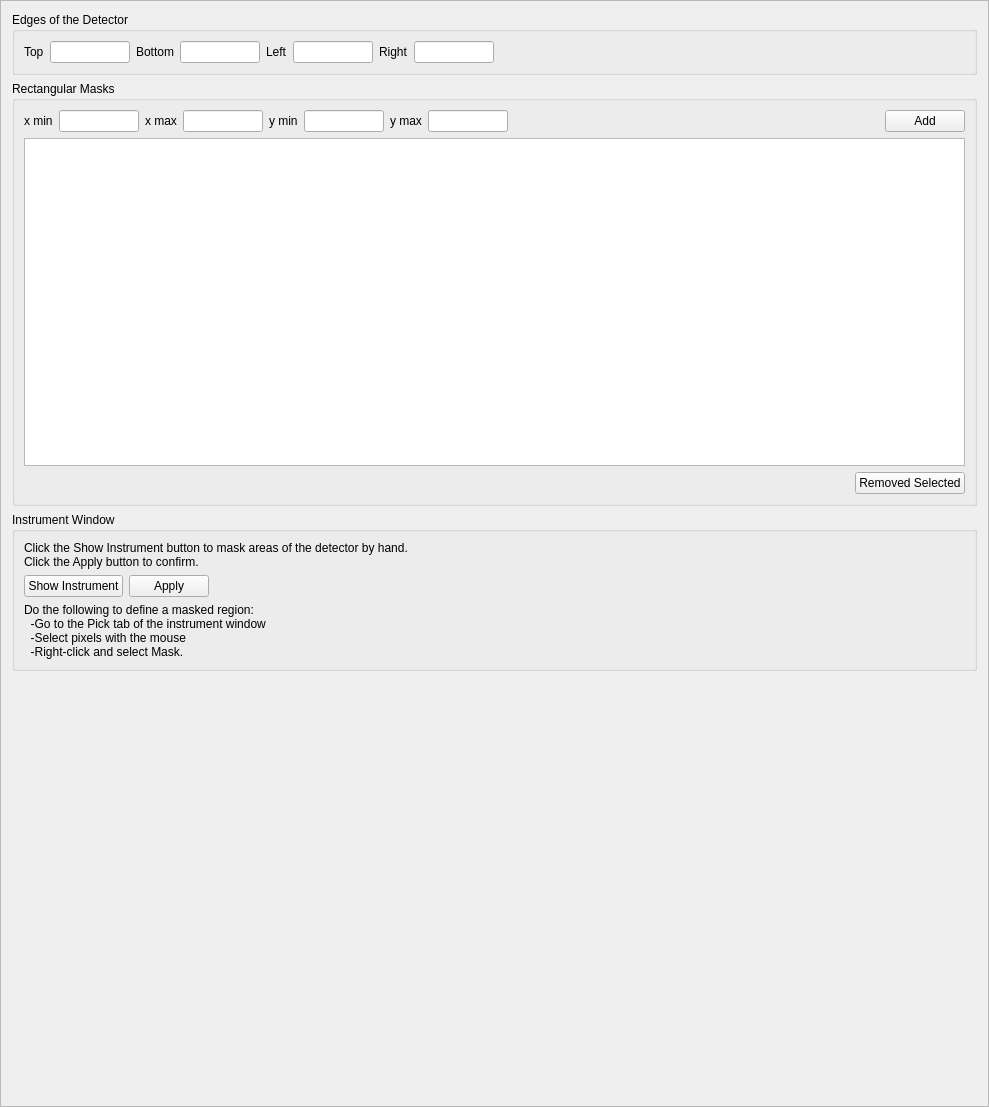
<?xml version="1.0" encoding="UTF-8"?>
<ui version="4.0">
 <class>Frame</class>
 <widget class="QFrame" name="Frame">
  <property name="geometry">
   <rect>
    <x>0</x>
    <y>0</y>
    <width>989</width>
    <height>1107</height>
   </rect>
  </property>
  <property name="sizePolicy">
   <sizepolicy hsizetype="Expanding" vsizetype="Expanding">
    <horstretch>0</horstretch>
    <verstretch>0</verstretch>
   </sizepolicy>
  </property>
  <property name="windowTitle">
   <string>Frame</string>
  </property>
  <property name="frameShape">
   <enum>QFrame::StyledPanel</enum>
  </property>
  <property name="frameShadow">
   <enum>QFrame::Raised</enum>
  </property>
  <layout class="QVBoxLayout" name="verticalLayout">
   <item>
    <widget class="QGroupBox" name="reduction_options_groupbox">
     <property name="title">
      <string>Edges of the Detector</string>
     </property>
     <layout class="QVBoxLayout" name="verticalLayout_3">
      <item>
       <layout class="QGridLayout" name="gridLayout">
        <item row="0" column="1">
         <widget class="QLineEdit" name="top_edit">
          <property name="minimumSize">
           <size>
            <width>80</width>
            <height>0</height>
           </size>
          </property>
          <property name="maximumSize">
           <size>
            <width>80</width>
            <height>16777215</height>
           </size>
          </property>
          <property name="toolTip">
           <string>Enter the number of pixels to be masked from the top of the detector</string>
          </property>
         </widget>
        </item>
        <item row="0" column="0">
         <widget class="QLabel" name="label">
          <property name="text">
           <string>Top</string>
          </property>
         </widget>
        </item>
        <item row="0" column="2">
         <widget class="QLabel" name="label_2">
          <property name="text">
           <string>Bottom</string>
          </property>
         </widget>
        </item>
        <item row="0" column="3">
         <widget class="QLineEdit" name="bottom_edit">
          <property name="minimumSize">
           <size>
            <width>80</width>
            <height>0</height>
           </size>
          </property>
          <property name="maximumSize">
           <size>
            <width>80</width>
            <height>16777215</height>
           </size>
          </property>
          <property name="toolTip">
           <string>Enter the number of pixels to be masked from the bottom of the detector</string>
          </property>
         </widget>
        </item>
        <item row="0" column="4">
         <widget class="QLabel" name="label_3">
          <property name="text">
           <string>Left</string>
          </property>
         </widget>
        </item>
        <item row="0" column="5">
         <widget class="QLineEdit" name="left_edit">
          <property name="minimumSize">
           <size>
            <width>80</width>
            <height>0</height>
           </size>
          </property>
          <property name="maximumSize">
           <size>
            <width>80</width>
            <height>16777215</height>
           </size>
          </property>
          <property name="toolTip">
           <string>Enter the number of pixels to be masked from the left side of the detector</string>
          </property>
         </widget>
        </item>
        <item row="0" column="7">
         <widget class="QLineEdit" name="right_edit">
          <property name="minimumSize">
           <size>
            <width>80</width>
            <height>0</height>
           </size>
          </property>
          <property name="maximumSize">
           <size>
            <width>80</width>
            <height>16777215</height>
           </size>
          </property>
          <property name="toolTip">
           <string>Enter the number of pixels to be masked from the right side of the detector</string>
          </property>
         </widget>
        </item>
        <item row="0" column="6">
         <widget class="QLabel" name="label_4">
          <property name="text">
           <string>Right</string>
          </property>
         </widget>
        </item>
        <item row="0" column="8">
         <spacer name="horizontalSpacer_4">
          <property name="orientation">
           <enum>Qt::Horizontal</enum>
          </property>
          <property name="sizeHint" stdset="0">
           <size>
            <width>40</width>
            <height>20</height>
           </size>
          </property>
         </spacer>
        </item>
       </layout>
      </item>
     </layout>
    </widget>
   </item>
   <item>
    <widget class="QGroupBox" name="geometry_options_groupbox">
     <property name="title">
      <string>Rectangular Masks</string>
     </property>
     <layout class="QVBoxLayout" name="verticalLayout_2">
      <item>
       <layout class="QGridLayout" name="gridLayout_2">
        <item row="0" column="1">
         <widget class="QLineEdit" name="x_min_edit">
          <property name="minimumSize">
           <size>
            <width>80</width>
            <height>0</height>
           </size>
          </property>
          <property name="maximumSize">
           <size>
            <width>80</width>
            <height>16777215</height>
           </size>
          </property>
          <property name="toolTip">
           <string>Enter the detector distance offset in mm.</string>
          </property>
         </widget>
        </item>
        <item row="0" column="0">
         <widget class="QLabel" name="label_5">
          <property name="text">
           <string>x min</string>
          </property>
         </widget>
        </item>
        <item row="0" column="2">
         <widget class="QLabel" name="label_6">
          <property name="text">
           <string>x max</string>
          </property>
         </widget>
        </item>
        <item row="0" column="3">
         <widget class="QLineEdit" name="x_max_edit">
          <property name="minimumSize">
           <size>
            <width>80</width>
            <height>0</height>
           </size>
          </property>
          <property name="maximumSize">
           <size>
            <width>80</width>
            <height>16777215</height>
           </size>
          </property>
          <property name="toolTip">
           <string>Enter the detector distance offset in mm.</string>
          </property>
         </widget>
        </item>
        <item row="0" column="4">
         <widget class="QLabel" name="label_7">
          <property name="text">
           <string>y min</string>
          </property>
         </widget>
        </item>
        <item row="0" column="5">
         <widget class="QLineEdit" name="y_min_edit">
          <property name="minimumSize">
           <size>
            <width>80</width>
            <height>0</height>
           </size>
          </property>
          <property name="maximumSize">
           <size>
            <width>80</width>
            <height>16777215</height>
           </size>
          </property>
          <property name="toolTip">
           <string>Enter the detector distance offset in mm.</string>
          </property>
         </widget>
        </item>
        <item row="0" column="7">
         <widget class="QLineEdit" name="y_max_edit">
          <property name="minimumSize">
           <size>
            <width>80</width>
            <height>0</height>
           </size>
          </property>
          <property name="maximumSize">
           <size>
            <width>80</width>
            <height>16777215</height>
           </size>
          </property>
          <property name="toolTip">
           <string>Enter the detector distance offset in mm.</string>
          </property>
         </widget>
        </item>
        <item row="0" column="6">
         <widget class="QLabel" name="label_8">
          <property name="text">
           <string>y max</string>
          </property>
         </widget>
        </item>
        <item row="0" column="9">
         <widget class="QPushButton" name="add_rectangle_button">
          <property name="toolTip">
           <string>Click to add a rectangular mask</string>
          </property>
          <property name="text">
           <string>Add</string>
          </property>
         </widget>
        </item>
        <item row="0" column="8">
         <spacer name="horizontalSpacer">
          <property name="orientation">
           <enum>Qt::Horizontal</enum>
          </property>
          <property name="sizeHint" stdset="0">
           <size>
            <width>40</width>
            <height>20</height>
           </size>
          </property>
         </spacer>
        </item>
       </layout>
      </item>
      <item>
       <widget class="QListWidget" name="listWidget">
        <property name="selectionMode">
         <enum>QAbstractItemView::MultiSelection</enum>
        </property>
       </widget>
      </item>
      <item>
       <layout class="QHBoxLayout" name="horizontalLayout_2">
        <item>
         <spacer name="horizontalSpacer_2">
          <property name="orientation">
           <enum>Qt::Horizontal</enum>
          </property>
          <property name="sizeHint" stdset="0">
           <size>
            <width>40</width>
            <height>20</height>
           </size>
          </property>
         </spacer>
        </item>
        <item>
         <widget class="QPushButton" name="remove_button">
          <property name="toolTip">
           <string>Remove the selected mask item from the list</string>
          </property>
          <property name="text">
           <string>Removed Selected</string>
          </property>
         </widget>
        </item>
       </layout>
      </item>
     </layout>
    </widget>
   </item>
   <item>
    <widget class="QGroupBox" name="instrument_groupbox">
     <property name="title">
      <string>Instrument Window</string>
     </property>
     <layout class="QVBoxLayout" name="verticalLayout_4">
      <item>
       <widget class="QLabel" name="label_9">
        <property name="text">
         <string>Click the Show Instrument button to mask areas of the detector by hand.
Click the Apply button to confirm.</string>
        </property>
       </widget>
      </item>
      <item>
       <layout class="QHBoxLayout" name="horizontalLayout_3">
        <item>
         <widget class="QPushButton" name="show_instr_button">
          <property name="toolTip">
           <string>Remove the selected mask item from the list</string>
          </property>
          <property name="text">
           <string>Show Instrument</string>
          </property>
         </widget>
        </item>
        <item>
         <widget class="QPushButton" name="apply_instr_button">
          <property name="toolTip">
           <string>Remove the selected mask item from the list</string>
          </property>
          <property name="text">
           <string>Apply</string>
          </property>
         </widget>
        </item>
        <item>
         <spacer name="horizontalSpacer_3">
          <property name="orientation">
           <enum>Qt::Horizontal</enum>
          </property>
          <property name="sizeHint" stdset="0">
           <size>
            <width>40</width>
            <height>20</height>
           </size>
          </property>
         </spacer>
        </item>
       </layout>
      </item>
      <item>
       <widget class="QLabel" name="label_10">
        <property name="text">
         <string>Do the following to define a masked region:
  -Go to the Pick tab of the instrument window
  -Select pixels with the mouse
  -Right-click and select Mask.</string>
        </property>
       </widget>
      </item>
     </layout>
    </widget>
   </item>
   <item>
    <spacer name="verticalSpacer">
     <property name="orientation">
      <enum>Qt::Vertical</enum>
     </property>
     <property name="sizeHint" stdset="0">
      <size>
       <width>20</width>
       <height>40</height>
      </size>
     </property>
    </spacer>
   </item>
  </layout>
 </widget>
 <resources/>
 <connections/>
</ui>
